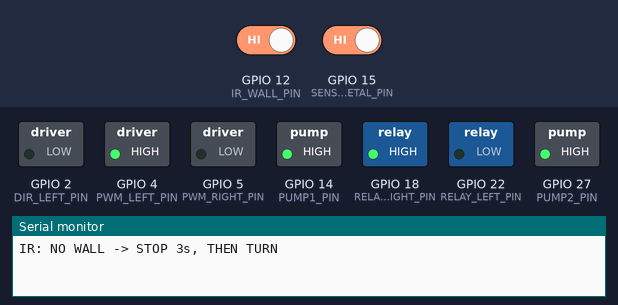
A sketch run on a simulated ESP32. Shown: switched loads named in the sketch (green lamp = pin HIGH), the last lines printed to the serial monitor. The test bench sets the inputs (shaded band); at power-on: GPIO 12 (IR_WALL_PIN) HIGH, GPIO 15 (SENSOR_METAL_PIN) HIGH.

Above: at 3.9 s.
4.0 s: GPIO 12 (IR_WALL_PIN) driven LOW
At 4.4 s:
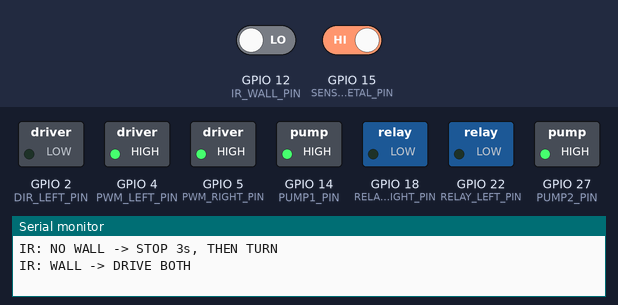
5.5 s: GPIO 15 (SENSOR_METAL_PIN) driven LOW
At 6.8 s:
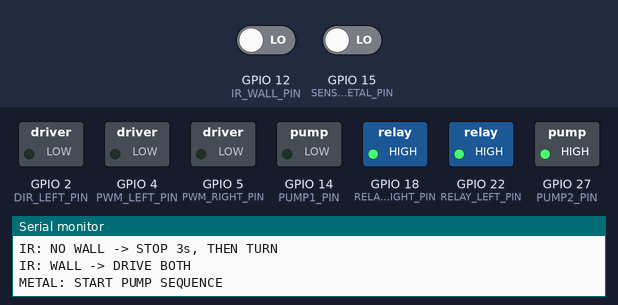
At 16.8 s:
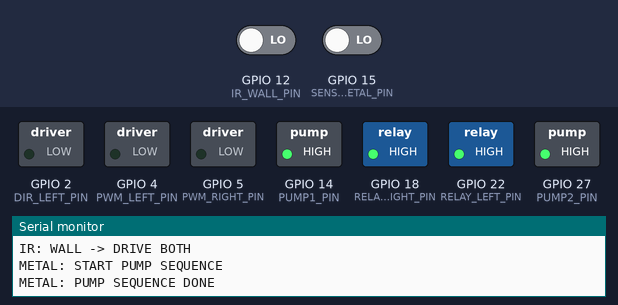
Timing chart, 0 to 18.0 s (numbered marks = the images above; inputs shaded):
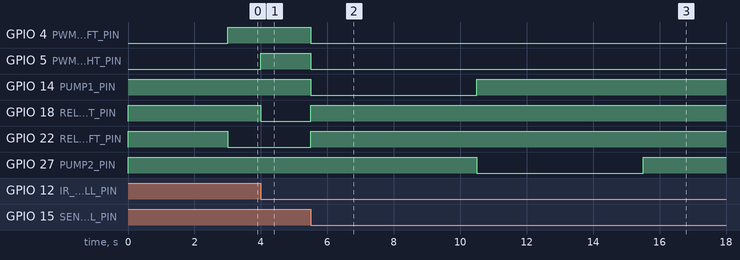

The sketch:

main.ino
```cpp
// -------- Пины --------

// ЛЕВЫЙ мотор
const int RELAY_LEFT_PIN = 22;
const int PWM_LEFT_PIN   = 4;
const int DIR_LEFT_PIN   = 2;

// ПРАВЫЙ мотор
const int RELAY_RIGHT_PIN = 18;
const int PWM_RIGHT_PIN   = 5;
// направление правого мотора посажено на GND проводом

// Индуктивный датчик
const int SENSOR_METAL_PIN = 15;

// ИК-датчик стены
const int IR_WALL_PIN = 12;

// Помпы (реле)
const int PUMP1_PIN = 14;
const int PUMP2_PIN = 27;

// -------- Настройки --------

const int SPEED_LEFT  = 255;
const int SPEED_RIGHT = 255;

// Реле считаем active-LOW (IN = LOW -> включено).
const bool RELAY_ACTIVE_LOW = true;

// Металл: можно ли сейчас запускать последовательность с помпами
bool canTriggerMetal = true;

// -------- Вспомогательные функции для реле --------

void relayOn(int pin) {
  digitalWrite(pin, RELAY_ACTIVE_LOW ? LOW : HIGH);
}

void relayOff(int pin) {
  digitalWrite(pin, RELAY_ACTIVE_LOW ? HIGH : LOW);
}

// -------- Моторы --------

void stopMotors() {
  analogWrite(PWM_LEFT_PIN,  0);
  analogWrite(PWM_RIGHT_PIN, 0);

  relayOff(RELAY_LEFT_PIN);
  relayOff(RELAY_RIGHT_PIN);
}

void driveForwardBoth() {
  // левый: нужное направление
  pinMode(DIR_LEFT_PIN, OUTPUT);
  digitalWrite(DIR_LEFT_PIN, LOW);

  relayOn(RELAY_LEFT_PIN);
  relayOn(RELAY_RIGHT_PIN);

  analogWrite(PWM_LEFT_PIN,  SPEED_LEFT);
  analogWrite(PWM_RIGHT_PIN, SPEED_RIGHT);
}

// поворот: едет только левое колесо (правое стоит)
void driveLeftOnly() {
  pinMode(DIR_LEFT_PIN, OUTPUT);
  digitalWrite(DIR_LEFT_PIN, LOW);

  relayOn(RELAY_LEFT_PIN);
  analogWrite(PWM_LEFT_PIN, SPEED_LEFT);

  analogWrite(PWM_RIGHT_PIN, 0);
  relayOff(RELAY_RIGHT_PIN);
}

// -------- Помпы --------

void pump1On()  { relayOn(PUMP1_PIN); }
void pump1Off() { relayOff(PUMP1_PIN); }

void pump2On()  { relayOn(PUMP2_PIN); }
void pump2Off() { relayOff(PUMP2_PIN); }

// последовательность при металле: стоп -> помпа1 5с -> помпа2 5с
void runPumpSequence() {
  stopMotors();

  pump1On();
  delay(5000);
  pump1Off();

  pump2On();
  delay(5000);
  pump2Off();
}

// -------- Чтение датчиков --------

bool isMetalDetected() {
  int raw = digitalRead(SENSOR_METAL_PIN);
  // SN04-N: при металле тянет на GND
  return (raw == LOW);
}

// предполагаем, что ИК-датчик даёт LOW, когда "видит стену"
bool isWallSeen() {
  int raw = digitalRead(IR_WALL_PIN);
  bool wall = (raw == LOW);
  return wall;

  // если HIGH = стена, поменять на:
  // bool wall = (raw == HIGH);
}

// -------- Логика ИК-датчика (стены) --------

// Управляет режимами движения: прямой ход / поворот
void handleIRLogic() {
  static bool lastWall = true;   // прошлое состояние: стена была/нет
  static bool turning  = false;  // сейчас крутимся одним колесом?

  bool wall = isWallSeen();

  if (wall) {
    // стена есть: едем двумя колёсами вперёд
    if (!lastWall || turning) {
      driveForwardBoth();
      turning = false;
      Serial.println("IR: WALL -> DRIVE BOTH");
    }
  } else {
    // стены нет: один раз при переходе остановиться и начать поворот
    if (lastWall) {
      Serial.println("IR: NO WALL -> STOP 3s, THEN TURN");
      stopMotors();
      delay(3000);
      driveLeftOnly();
      turning = true;
    } else {
      // продолжаем поворот
      if (!turning) {
        driveLeftOnly();
        turning = true;
        Serial.println("IR: KEEP TURNING");
      }
    }
  }

  lastWall = wall;
}

// -------- setup / loop --------

void setup() {
  // моторы
  pinMode(RELAY_LEFT_PIN,  OUTPUT);
  pinMode(RELAY_RIGHT_PIN, OUTPUT);
  pinMode(PWM_LEFT_PIN,    OUTPUT);
  pinMode(PWM_RIGHT_PIN,   OUTPUT);

  // помпы
  pinMode(PUMP1_PIN, OUTPUT);
  pinMode(PUMP2_PIN, OUTPUT);
  relayOff(PUMP1_PIN);
  relayOff(PUMP2_PIN);

  // датчики
  pinMode(SENSOR_METAL_PIN, INPUT_PULLUP);  // SN04-N
  pinMode(IR_WALL_PIN,      INPUT);        // ИК-датчик

  Serial.begin(9600);

  // старт: считаем, что стену видим -> едем двумя
  driveForwardBoth();
}

void loop() {
  // --- металл + помпы ---
  bool metal = isMetalDetected();

  if (metal && canTriggerMetal) {
    Serial.println("METAL: START PUMP SEQUENCE");
    canTriggerMetal = false;

    runPumpSequence();   // блокирующие 10 секунд

    Serial.println("METAL: PUMP SEQUENCE DONE");
    // после помп дальше рулит ИК-логика
  }

  if (!metal) {
    // металл ушёл -> можно снова триггерить в будущем
    canTriggerMetal = true;
  }

  // --- логика стены/поворота ---
  handleIRLogic();

  delay(50);
}
```

Measured:
- after the input at 4.0 s, GPIO 5 (PWM_RIGHT_PIN): LOW → HIGH at once; GPIO 18 (RELAY_RIGHT_PIN): HIGH → LOW at once
- after the input at 5.5 s, GPIO 4 (PWM_LEFT_PIN), GPIO 5 (PWM_RIGHT_PIN): HIGH → LOW at once; GPIO 14 (PUMP1_PIN): HIGH → LOW at once, → HIGH 5.0 s later; GPIO 18 (RELAY_RIGHT_PIN), GPIO 22 (RELAY_LEFT_PIN): LOW → HIGH at once; GPIO 27 (PUMP2_PIN): HIGH → LOW after 5.0 s, → HIGH 5.0 s later
